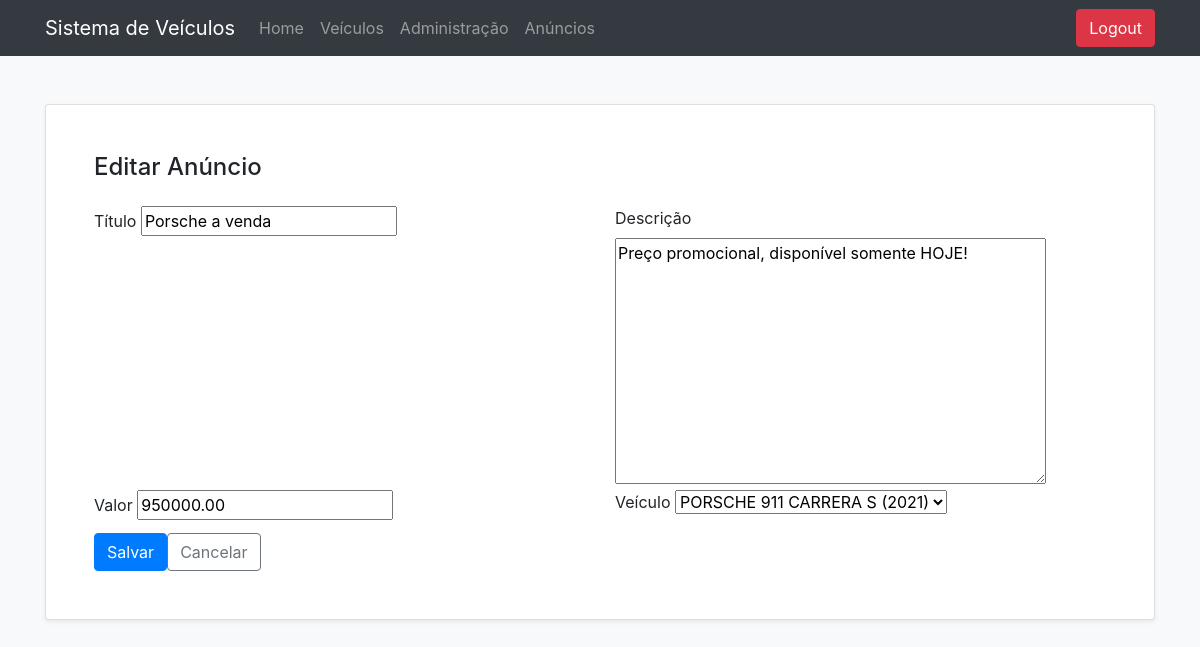
The app's page /anuncio/editar/1/ (signed in) with its own data.
### anuncio/models.py (models this page shows)
class Anuncio(models.Model):
    titulo = models.CharField(max_length=100)
    descricao = models.TextField()
    valor = models.DecimalField(max_digits=10, decimal_places=2)
    data_criacao = models.DateTimeField(default=timezone.now)
    veiculo = models.ForeignKey(Veiculo, on_delete=models.CASCADE)
    usuario = models.ForeignKey(User, on_delete=models.CASCADE)

### anuncio/views.py (the view)
# urls.py: path('editar/<int:pk>/', EditarAnuncios.as_view(), name='editar-anuncio'),
class EditarAnuncios(LoginRequiredMixin, UpdateView):
    model = Anuncio
    form_class = FormularioAnuncio
    template_name = 'editaranuncio.html'
    success_url = reverse_lazy('listar-anuncios')

### anuncio/forms.py
class FormularioAnuncio(ModelForm):
    class Meta:
        model = Anuncio
        fields = ['titulo', 'descricao', 'valor', 'veiculo']

### veiculo/models.py (called while the page is built)
    def __str__(self):
        return f'{self.get_marca_display()} {self.modelo} ({self.ano})'

### templates/editaranuncio.html (shortened to what this page needs)
{% extends "base.html" %}
{% block conteudo %}
<div class="card shadow-sm">
    <div class="card-body p-4 p-lg-5">
        <h1 class="h4 mb-4">Editar Anúncio</h1>
        <form action="{% url 'editar-anuncio' anuncio.pk %}" method="post" enctype="multipart/form-data" class="row g-3">
            <div class="col-12 col-md-6">
                <label for="id_marca" class="form-label">Título</label>
                {{ form.titulo }}
            </div>
            <div class="col-12 col-md-6">
                <label for="id_modelo" class="form-label">Descrição</label>
                {{ form.descricao }}
            </div>
            <div class="col-12 col-md-6">
                <label for="id_ano" class="form-label">Valor</label>
                {{ form.valor }}
            </div>
            <div class="col-12 col-md-6">
                <label for="id_cor" class="form-label">Veículo</label>
                {{ form.veiculo }}
            </div>
            <div class="col-12 d-flex gap-2 mt-2">
                <button type="submit" class="btn btn-primary">Salvar</button>
                <a href="{% url 'listar-anuncios' %}" class="btn btn-outline-secondary">Cancelar</a>
            </div>
        </form>
    </div>
</div>
{% endblock %}

### records on screen
Anuncio: titulo "Porsche a venda", descricao "Preço promocional, disponível somente HOJE!", valor "950000.00", veiculo "PORSCHE 911 CARRERA S (2021)"
